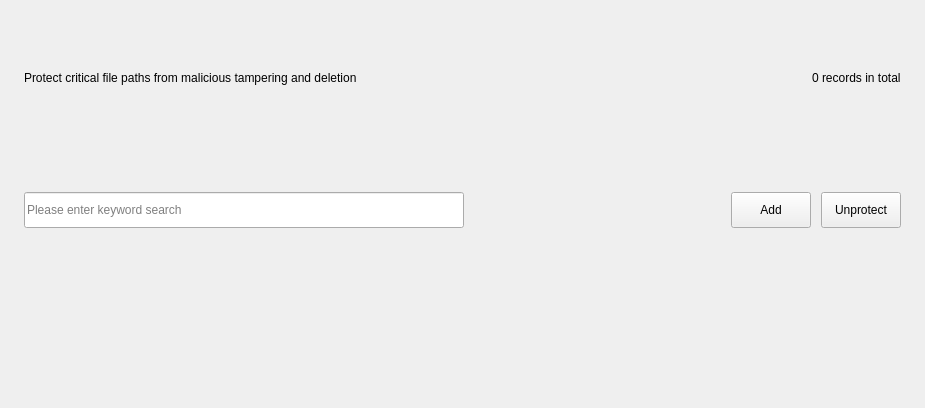
<?xml version="1.0" encoding="UTF-8"?>
<ui version="4.0">
 <class>FPPage</class>
 <widget class="QWidget" name="FPPage">
  <property name="geometry">
   <rect>
    <x>0</x>
    <y>0</y>
    <width>925</width>
    <height>408</height>
   </rect>
  </property>
  <property name="windowTitle">
   <string>Form</string>
  </property>
  <layout class="QVBoxLayout" name="verticalLayout">
   <property name="spacing">
    <number>10</number>
   </property>
   <property name="leftMargin">
    <number>24</number>
   </property>
   <property name="topMargin">
    <number>16</number>
   </property>
   <property name="rightMargin">
    <number>0</number>
   </property>
   <property name="bottomMargin">
    <number>4</number>
   </property>
   <item>
    <layout class="QHBoxLayout" name="horizontalLayout">
     <property name="rightMargin">
      <number>24</number>
     </property>
     <item>
      <widget class="QLabel" name="label">
       <property name="text">
        <string>Protect critical file paths from malicious tampering and deletion</string>
       </property>
      </widget>
     </item>
     <item>
      <spacer name="horizontalSpacer">
       <property name="orientation">
        <enum>Qt::Horizontal</enum>
       </property>
       <property name="sizeHint" stdset="0">
        <size>
         <width>40</width>
         <height>20</height>
        </size>
       </property>
      </spacer>
     </item>
     <item>
      <widget class="QLabel" name="m_tips">
       <property name="text">
        <string>0 records in total</string>
       </property>
      </widget>
     </item>
    </layout>
   </item>
   <item>
    <widget class="QWidget" name="m_controlLine" native="true">
     <layout class="QHBoxLayout" name="horizontalLayout_2">
      <property name="spacing">
       <number>10</number>
      </property>
      <property name="leftMargin">
       <number>0</number>
      </property>
      <property name="topMargin">
       <number>0</number>
      </property>
      <property name="rightMargin">
       <number>24</number>
      </property>
      <property name="bottomMargin">
       <number>0</number>
      </property>
      <item>
       <widget class="QLineEdit" name="m_search">
        <property name="sizePolicy">
         <sizepolicy hsizetype="Fixed" vsizetype="Fixed">
          <horstretch>0</horstretch>
          <verstretch>0</verstretch>
         </sizepolicy>
        </property>
        <property name="minimumSize">
         <size>
          <width>440</width>
          <height>36</height>
         </size>
        </property>
        <property name="maximumSize">
         <size>
          <width>440</width>
          <height>36</height>
         </size>
        </property>
        <property name="placeholderText">
         <string>Please enter keyword search</string>
        </property>
       </widget>
      </item>
      <item>
       <spacer name="spacer">
        <property name="orientation">
         <enum>Qt::Horizontal</enum>
        </property>
        <property name="sizeHint" stdset="0">
         <size>
          <width>40</width>
          <height>20</height>
         </size>
        </property>
       </spacer>
      </item>
      <item>
       <widget class="QPushButton" name="m_add">
        <property name="sizePolicy">
         <sizepolicy hsizetype="Fixed" vsizetype="Fixed">
          <horstretch>0</horstretch>
          <verstretch>0</verstretch>
         </sizepolicy>
        </property>
        <property name="minimumSize">
         <size>
          <width>72</width>
          <height>36</height>
         </size>
        </property>
        <property name="text">
         <string>Add</string>
        </property>
       </widget>
      </item>
      <item>
       <widget class="QPushButton" name="m_unprotect">
        <property name="sizePolicy">
         <sizepolicy hsizetype="Fixed" vsizetype="Fixed">
          <horstretch>0</horstretch>
          <verstretch>0</verstretch>
         </sizepolicy>
        </property>
        <property name="minimumSize">
         <size>
          <width>72</width>
          <height>36</height>
         </size>
        </property>
        <property name="text">
         <string>Unprotect</string>
        </property>
       </widget>
      </item>
     </layout>
    </widget>
   </item>
   <item>
    <widget class="KS::FPFileTable" name="m_fileTable" native="true"/>
   </item>
  </layout>
 </widget>
 <customwidgets>
  <customwidget>
   <class>KS::FPFileTable</class>
   <extends>QWidget</extends>
   <header>src/ui/fp/fp-file-table.h</header>
   <container>1</container>
  </customwidget>
 </customwidgets>
 <resources/>
 <connections/>
</ui>
